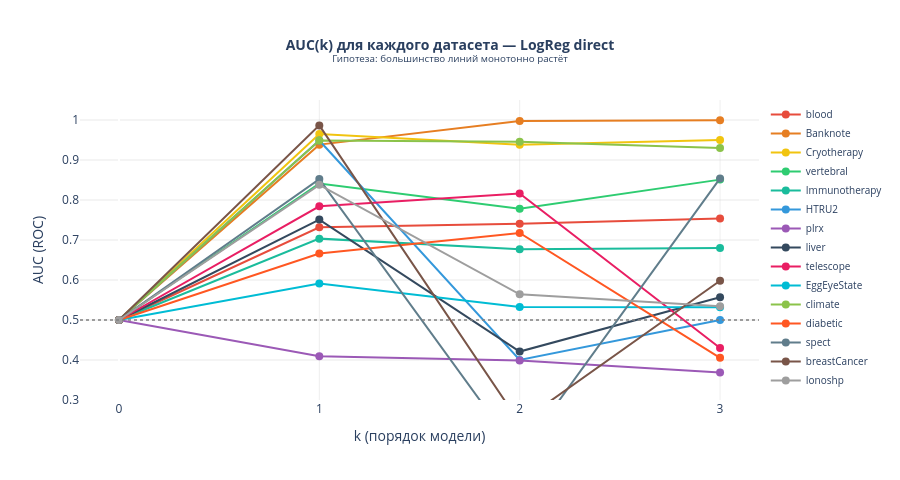

Write notebook code for a chart like this one.
### Markdown cell above
### 5.4 Линейный график: AUC(k) по датасетам

### Code cell
# ── Для каждого датасета — линия AUC(k) при LR direct ─────────────────────
k_ids_for_line = ['k0_direct', 'k1_lr_direct', 'k2_lr_direct', 'k3_lr_direct']
k_vals_for_line = [0, 1, 2, 3]

# Цвета по датасету
palette = [
    '#e74c3c','#e67e22','#f1c40f','#2ecc71','#1abc9c',
    '#3498db','#9b59b6','#34495e','#e91e63','#00bcd4',
    '#8bc34a','#ff5722','#607d8b','#795548','#9e9e9e',
]
ds_colors = {n: palette[i % len(palette)] for i, n in enumerate(ds_names)}

fig_lines = go.Figure()

for ds_name in ds_names:
    means = [all_results[ds_name][cid]['auc_mean'] for cid in k_ids_for_line]
    fig_lines.add_trace(go.Scatter(
        x=k_vals_for_line, y=means,
        mode='lines+markers',
        name=ds_name,
        line=dict(color=ds_colors[ds_name], width=2),
        marker=dict(size=8),
    ))

fig_lines.add_hline(y=0.5, line_dash='dot', line_color='gray', line_width=1.5)

fig_lines.update_layout(
    title=dict(
        text='<b>AUC(k) для каждого датасета — LogReg direct</b><br>'
             '<sup>Гипотеза: большинство линий монотонно растёт</sup>',
        x=0.5, font_size=14,
    ),
    xaxis=dict(title='k (порядок модели)', tickvals=[0, 1, 2, 3]),
    yaxis=dict(title='AUC (ROC)', range=[0.3, 1.05]),
    plot_bgcolor='white', height=480,
    legend=dict(x=1.01, y=1.0, font_size=10),
    font=dict(size=12),
)
fig_lines.update_xaxes(showgrid=True, gridcolor='rgba(200,200,200,0.3)')
fig_lines.update_yaxes(showgrid=True, gridcolor='rgba(200,200,200,0.4)')
fig_lines.show()

### Figure 1 — Plotly figure (JSON) as saved in the notebook; plotly's stock layout.template omitted (floating-point values rounded to 4 significant figures)
{"data": [{"line": {"color": "#e74c3c", "width": 2}, "marker": {"size": 8}, "mode": "lines+markers", "name": "blood", "type": "scatter", "x": [0, 1, 2, 3], "y": [0.5, 0.7319, 0.7409, 0.7535]}, {"line": {"color": "#e67e22", "width": 2}, "marker": {"size": 8}, "mode": "lines+markers", "name": "Banknote", "type": "scatter", "x": [0, 1, 2, 3], "y": [0.5, 0.9384, 0.9972, 0.9994]}, {"line": {"color": "#f1c40f", "width": 2}, "marker": {"size": 8}, "mode": "lines+markers", "name": "Cryotherapy", "type": "scatter", "x": [0, 1, 2, 3], "y": [0.5, 0.9652, 0.9379, 0.9502]}, {"line": {"color": "#2ecc71", "width": 2}, "marker": {"size": 8}, "mode": "lines+markers", "name": "vertebral", "type": "scatter", "x": [0, 1, 2, 3], "y": [0.5, 0.8412, 0.7783, 0.851]}, {"line": {"color": "#1abc9c", "width": 2}, "marker": {"size": 8}, "mode": "lines+markers", "name": "Immunotherapy", "type": "scatter", "x": [0, 1, 2, 3], "y": [0.5, 0.7034, 0.6767, 0.6802]}, {"line": {"color": "#3498db", "width": 2}, "marker": {"size": 8}, "mode": "lines+markers", "name": "HTRU2", "type": "scatter", "x": [0, 1, 2, 3], "y": [0.5, 0.9488, 0.4001, 0.5]}, {"line": {"color": "#9b59b6", "width": 2}, "marker": {"size": 8}, "mode": "lines+markers", "name": "plrx", "type": "scatter", "x": [0, 1, 2, 3], "y": [0.5, 0.4094, 0.399, 0.3686]}, {"line": {"color": "#34495e", "width": 2}, "marker": {"size": 8}, "mode": "lines+markers", "name": "liver", "type": "scatter", "x": [0, 1, 2, 3], "y": [0.5, 0.7511, 0.4211, 0.5571]}, {"line": {"color": "#e91e63", "width": 2}, "marker": {"size": 8}, "mode": "lines+markers", "name": "telescope", "type": "scatter", "x": [0, 1, 2, 3], "y": [0.5, 0.7842, 0.8164, 0.4298]}, {"line": {"color": "#00bcd4", "width": 2}, "marker": {"size": 8}, "mode": "lines+markers", "name": "EggEyeState", "type": "scatter", "x": [0, 1, 2, 3], "y": [0.5, 0.5915, 0.5326, 0.5316]}, {"line": {"color": "#8bc34a", "width": 2}, "marker": {"size": 8}, "mode": "lines+markers", "name": "climate", "type": "scatter", "x": [0, 1, 2, 3], "y": [0.5, 0.9486, 0.9456, 0.9301]}, {"line": {"color": "#ff5722", "width": 2}, "marker": {"size": 8}, "mode": "lines+markers", "name": "diabetic", "type": "scatter", "x": [0, 1, 2, 3], "y": [0.5, 0.6662, 0.7177, 0.4055]}, {"line": {"color": "#607d8b", "width": 2}, "marker": {"size": 8}, "mode": "lines+markers", "name": "spect", "type": "scatter", "x": [0, 1, 2, 3], "y": [0.5, 0.8522, 0.1626, 0.854]}, {"line": {"color": "#795548", "width": 2}, "marker": {"size": 8}, "mode": "lines+markers", "name": "breastCancer", "type": "scatter", "x": [0, 1, 2, 3], "y": [0.5, 0.9865, 0.2431, 0.5981]}, {"line": {"color": "#9e9e9e", "width": 2}, "marker": {"size": 8}, "mode": "lines+markers", "name": "Ionoshp", "type": "scatter", "x": [0, 1, 2, 3], "y": [0.5, 0.8379, 0.5642, 0.5344]}], "layout": {"font": {"size": 12}, "height": 480, "legend": {"font": {"size": 10}, "x": 1.01, "y": 1}, "plot_bgcolor": "white", "shapes": [{"line": {"color": "gray", "dash": "dot", "width": 1.5}, "type": "line", "x0": 0, "x1": 1, "xref": "x domain", "y0": 0.5, "y1": 0.5, "yref": "y"}], "title": {"font": {"size": 14}, "text": "<b>AUC(k) для каждого датасета — LogReg direct</b><br><sup>Гипотеза: большинство линий монотонно растёт</sup>", "x": 0.5}, "xaxis": {"gridcolor": "rgba(200,200,200,0.3)", "showgrid": true, "tickvals": [0, 1, 2, 3], "title": {"text": "k (порядок модели)"}}, "yaxis": {"gridcolor": "rgba(200,200,200,0.4)", "range": [0.3, 1.05], "showgrid": true, "title": {"text": "AUC (ROC)"}}}}
